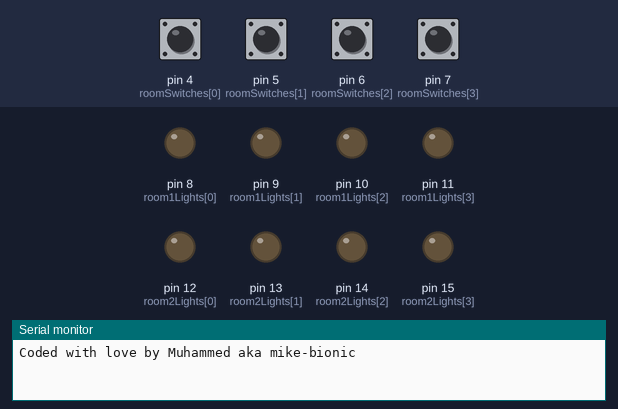
A sketch run on a simulated Arduino Uno, built with avr-gcc and run on an emulated ATmega328P. Parts: output pins drawn as LEDs (lit = HIGH), the last lines printed to the serial monitor. The test bench sets the inputs (shaded band); at power-on: pin 4 (roomSwitches[0]), pin 5 (roomSwitches[1]), pin 6 (roomSwitches[2]), pin 7 (roomSwitches[3]) HIGH.

Above: at 1.2 s.
1.3 s: pin 4 (roomSwitches[0]) pulled LOW for 0.15 s
At 1.6 s:
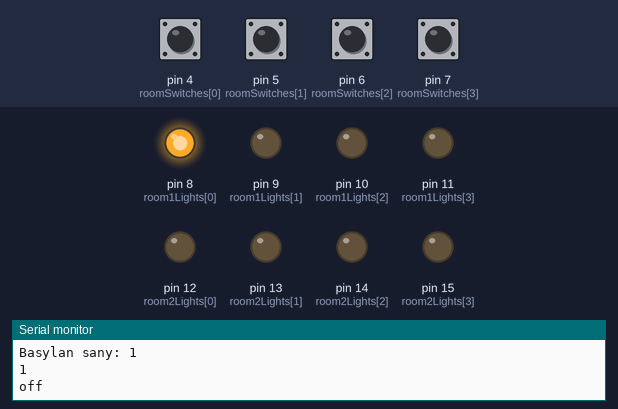
2.9 s: pin 5 (roomSwitches[1]) pulled LOW for 0.15 s
At 4.0 s:
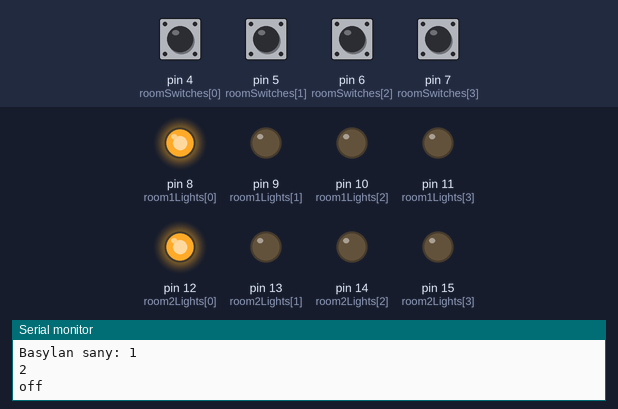
4.5 s: pin 4 (roomSwitches[0]) pulled LOW for 1 s
At 5.2 s:
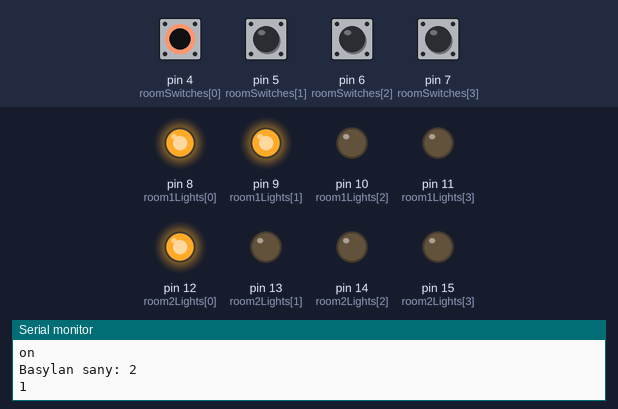
7.0 s: pin 5 (roomSwitches[1]) pulled LOW for 1 s
At 8.3 s:
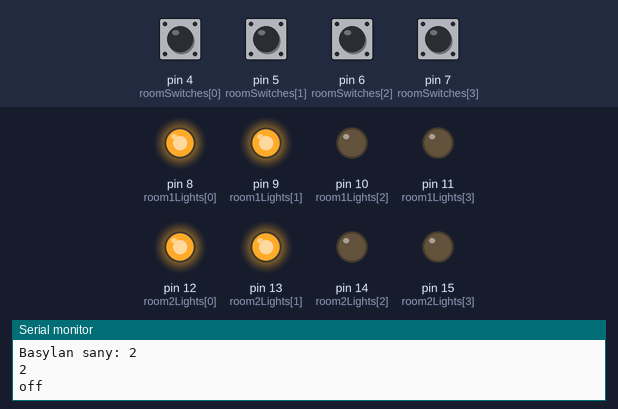
9.5 s: pin 4 (roomSwitches[0]) pulled LOW for 0.15 s
At 10.2 s:
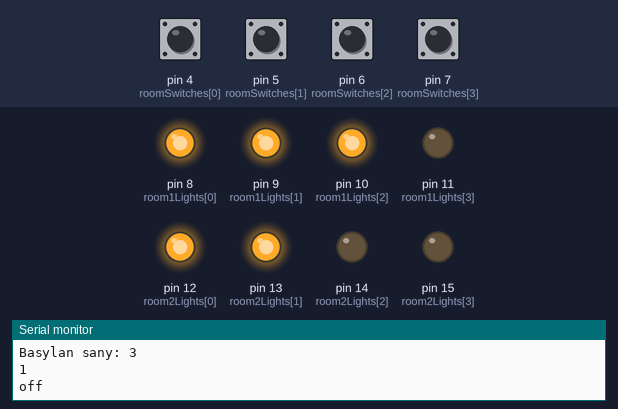
11.1 s: pin 5 (roomSwitches[1]) pulled LOW for 0.15 s
At 11.4 s:
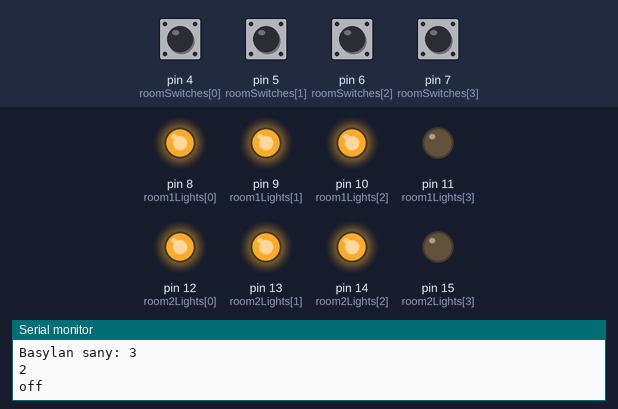
Timing chart, 0 to 13.7 s (numbered marks = the images above; inputs shaded):
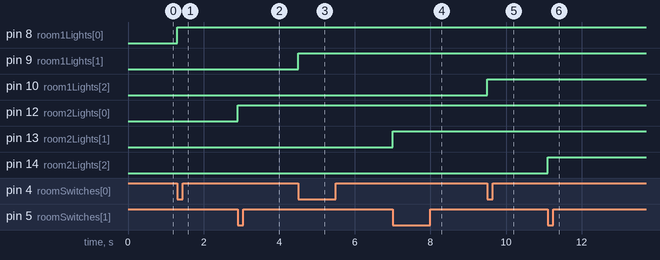

The sketch:

4RoomLightsPressTimesControl.ino
```cpp
/*
 ---------------------------------------------------------
  The functioning and eas appendable sketch for room lights press control
  Coded with love by Muhammed aka mike-bionic
  --------------------------------------------------------
*/

#include <SoftwareSerial.h>
SoftwareSerial mySerial(2, 3);

int numRooms = 4;
int numLights= 4;
int numSockets = 3;
int lightStates[] = {0,0,0,0};
int roomSwitches[] = {4,5,6,7};
int room1Lights[] = {8,9,10,11};
int room2Lights[] = {12,13,14,15};
// int room3Lights[] = {16,17,18,19};
// int room4Lights[] = {20,21,22,23};

// int room1Sockets[] = {22,23,24};
// int room2Sockets[] = {25,26,27};
int state1[]={1,0,0,0};
int state2[]={1,1,0,0};
int state3[]={1,1,1,0};
int state4[]={1,1,1,1};
int allOff[]={0,0,0,0};

long secRoom1 = millis();
long secRoom2 = millis();
long secRoom3 = millis();
long secRoom4 = millis();

char queryRoom1 = '*';
char queryRoom2 = '*';
char queryRoom3 = '*';
char queryRoom4 = '*';
int roomQueries[] = {1,2,3,4};


// Variables will change:
int buttonPushCounter[] = {0,0,0,0};
int buttonState[] = {1,1,1,1};
int lastButtonState[] = {1,1,1,1};
///////////////
int i;

void setup(){
  Serial.begin(9600);
  Serial.println("Coded with love by Muhammed aka mike-bionic");
  for(i=0;i<numRooms;i++){
    pinMode(roomSwitches[i],INPUT_PULLUP);
  }
  for(i=0;i<numLights;i++){
    pinMode(room1Lights[i],OUTPUT);
    pinMode(room2Lights[i],OUTPUT);
    // pinMode(room3Lights[i],OUTPUT);
    // pinMode(room4Lights[i],OUTPUT);
    digitalWrite(room1Lights[i],0);
    digitalWrite(room2Lights[i],0);
    // digitalWrite(room3Lights[i],0);
    // digitalWrite(room4Lights[i],0);
  queryRoom1 = '0';
  }
}

void loop()
{
  for(i=0;i<numRooms;i++){
    buttonState[i] = digitalRead(roomSwitches[i]);
    if (buttonState[i] != lastButtonState[i]) {
      if (buttonState[i] == 0) {
        buttonPushCounter[i]++;
        char count = buttonPushCounter[i];
        Serial.println("on");
        Serial.print("Basylan sany: ");
        Serial.println(buttonPushCounter[i]);
        if(buttonPushCounter[i]==1){
          changeRoomQuery(roomQueries[i],'1');
        }
        if(buttonPushCounter[i]==2){
          changeRoomQuery(roomQueries[i],'2');
        }
        if(buttonPushCounter[i]==3){
          changeRoomQuery(roomQueries[i],'3');
        }
        if(buttonPushCounter[i]==4){
          changeRoomQuery(roomQueries[i],'4');
        }
        if(buttonPushCounter[i]>4){
          buttonPushCounter[i] = 0;
          changeRoomQuery(roomQueries[i],'0');
        }
        Serial.println(roomQueries[i]);
      } else {
        Serial.println("off");
      }
      delay(50);
    }
    lastButtonState[i] = buttonState[i];
  }
}

void changeRoomQuery(int queryIndex,char changingCase){
  char changingQuery;
  int lightIndex;
  if (queryIndex==1){changingQuery = queryRoom1; lightIndex = room1Lights;}
  if (queryIndex==2){changingQuery = queryRoom2; lightIndex = room2Lights;}
  //if (queryIndex==3){changingQuery = queryRoom3; lightIndex = room3Lights;}
  //if (queryIndex==4){changingQuery = queryRoom4; lightIndex = room4Lights;}
  changingQuery = changingCase;

  switch(changingQuery){
    case '1': changeState(lightIndex,state1);break;
    case '2': changeState(lightIndex,state2);break;
    case '3': changeState(lightIndex,state3);break;
    case '4': changeState(lightIndex,state4);break;
    case '0': changeState(lightIndex,allOff);break;
  }
}

void changeState(int lightArray[],int modeArray[]){
  for(int i=0;i<numLights;i++){
    digitalWrite(lightArray[i],modeArray[i]);
  }
}
```

Measured:
- after the input at 1.3 s, pin 8 (room1Lights[0]): LOW → HIGH at once
- after the input at 2.9 s, pin 12 (room2Lights[0]): LOW → HIGH at once
- after the input at 4.5 s, pin 9 (room1Lights[1]): LOW → HIGH at once
- after the input at 7.0 s, pin 13 (room2Lights[1]): LOW → HIGH at once
- after the input at 9.5 s, pin 10 (room1Lights[2]): LOW → HIGH at once
- after the input at 11.1 s, pin 14 (room2Lights[2]): LOW → HIGH at once
